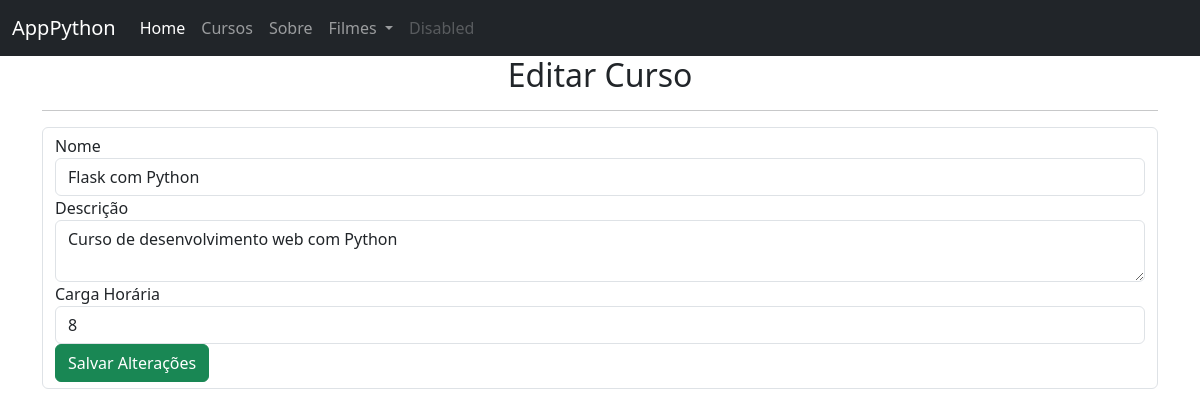
/1/editar_curso, run on the app's committed database.
### 12 - Integrando com Banco de Dados/ex05/app.py (models this page shows, shortened)
class cursos(db.Model):
	id = db.Column(db.Integer, primary_key=True)
	nome = db.Column(db.String(50))
	descricao = db.Column(db.String(100))
	ch = db.Column(db.Integer)

### 12 - Integrando com Banco de Dados/ex05/app.py (the view, shortened to what this page needs)
@app.route('/<int:id>/editar_curso', methods=["GET","POST"])
def editar_curso(id):
	curso = cursos.query.filter_by(id=id).first()
	return render_template('editar_curso.html', curso=curso)

### 12 - Integrando com Banco de Dados/ex05/templates/editar_curso.html (shortened to what this page needs)
{% extends 'base.html' %}
{% block conteudo %}
	<h2 style="text-align: center;">Editar Curso</h2>
	<hr>
    <form class="form-control" action="{{url_for('editar_curso', id=curso.id)}}" method="POST">
        <label for="">Nome</label>
        <input class="form-control" type="text" name="nome" value="{{curso.nome}}" required>
        <label for="">Descrição</label>
        <textarea class="form-control" name="descricao" required>{{curso.descricao}}</textarea>
        <label for="">Carga Horária</label>
        <input class="form-control" type="text" name="ch" placeholder="CH do Curso" value="{{curso.ch}}" required>
        <button class="btn btn-success">Salvar Alterações</button>
    </form>
{% endblock conteudo %}

### data on the page
cursos: nome "Flask com Python", descricao "Curso de desenvolvimento web com Python", ch "8"
